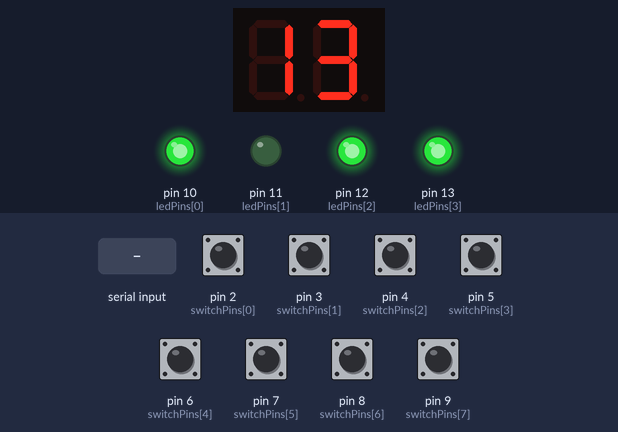
A sketch run on a simulated Arduino Uno, built with avr-gcc and run on an emulated ATmega328P. On the bench: 2-digit seven-segment display, output pins drawn as LEDs (lit = HIGH). Wiring (from diagram.json): 2 × shift register (74HC595): data A0; shift clock A2; latch A1; 2-digit 7-segment display, segments lit when LOW: segments Q0, Q1, Q2, Q3, Q4, Q5, Q6, Q8, Q9, Q10, Q11, Q12, Q13, Q14. Inputs (shaded band) come from the test bench; at power-on: pin 2 (switchPins[0]), pin 3 (switchPins[1]), pin 4 (switchPins[2]), pin 5 (switchPins[3]), pin 6 (switchPins[4]), pin 7 (switchPins[5]), pin 8 (switchPins[6]), pin 9 (switchPins[7]) HIGH. The segment pins are drawn as the display they are named for; pins used as bus, display or sensor lines are not drawn.

Above: at 1.2 s.
1.3 s: pin 2 (switchPins[0]) pulled LOW for 0.15 s
At 1.37 s:
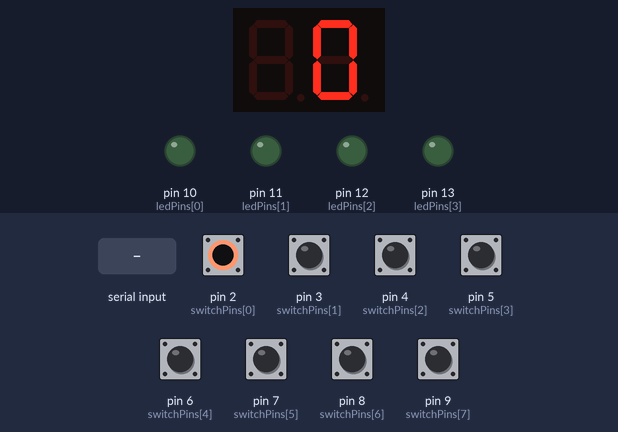
2.9 s: "90,45\n" received over Serial
At 4.0 s:
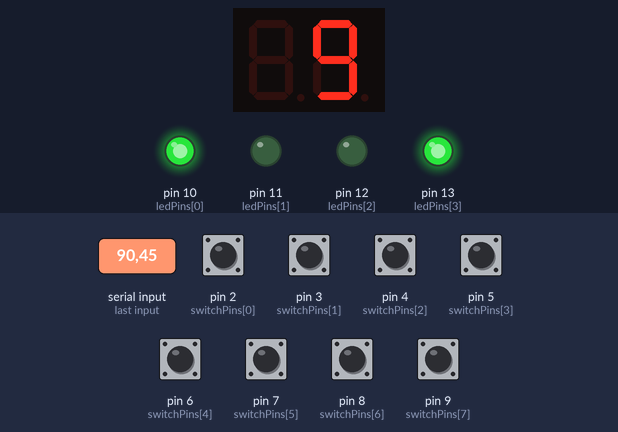
4.4 s: pin 3 (switchPins[1]) pulled LOW for 0.15 s
At 4.48 s:
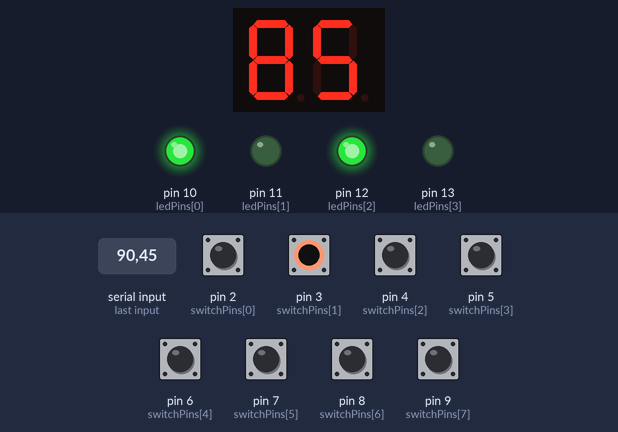
6.0 s: "30,150\n" received over Serial
At 6.4 s:
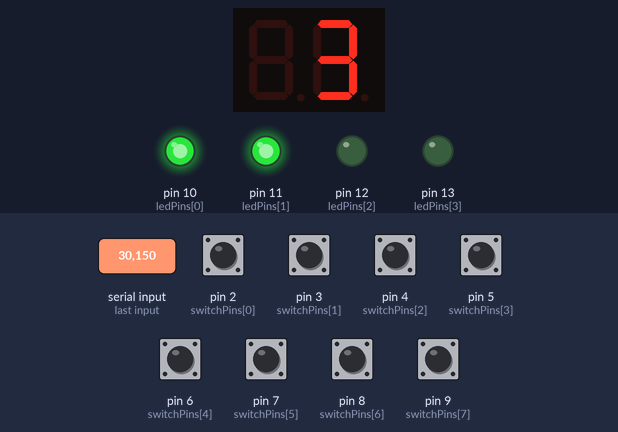
7.5 s: "200\n" received over Serial
At 8.6 s:
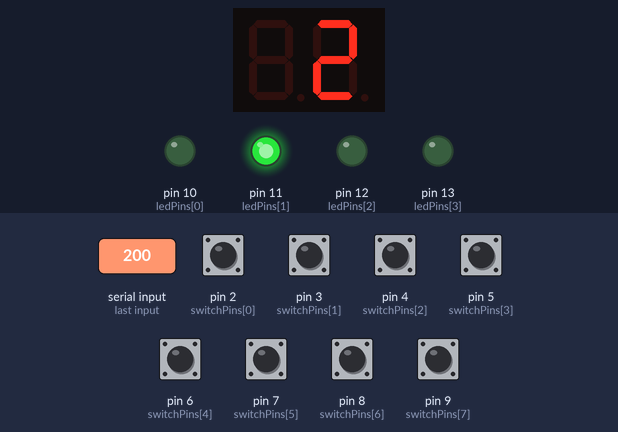
9.0 s: pin 4 (switchPins[2]) pulled LOW for 0.15 s
At 9.07 s:
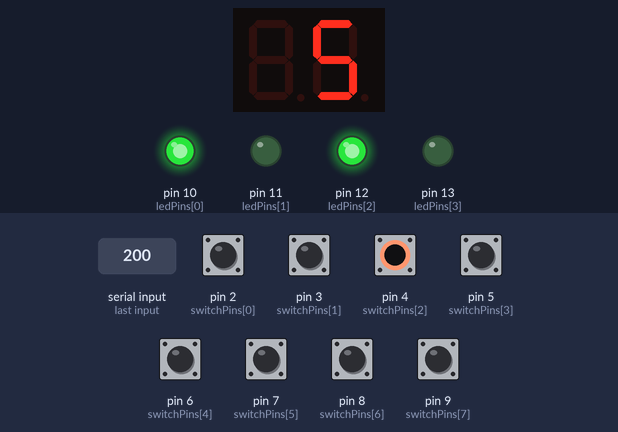
Timing chart, 0 to 11.6 s (numbered marks = the images above; inputs shaded):
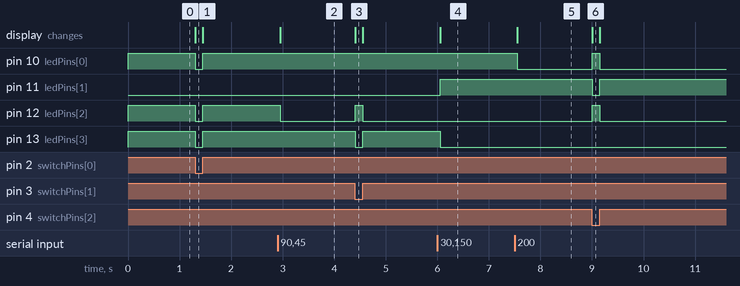

Measured:
- after the input at 1.3 s, pin 10 (ledPins[0]), pin 12 (ledPins[2]), pin 13 (ledPins[3]): HIGH → LOW at once, → HIGH 0.15 s later; the display: changes at once (image 1)
- after the input at 2.9 s, pin 12 (ledPins[2]): HIGH → LOW after 0.06 s; the display: changes after 0.06 s (image 2)
- after the input at 4.4 s, pin 12 (ledPins[2]): LOW → HIGH at once, → LOW 0.15 s later; pin 13 (ledPins[3]): HIGH → LOW at once, → HIGH 0.15 s later; the display: changes at once (image 3)
- after the input at 6.0 s, pin 11 (ledPins[1]): LOW → HIGH after 0.06 s; pin 13 (ledPins[3]): HIGH → LOW after 0.06 s; the display: changes after 0.06 s (image 4)
- after the input at 7.5 s, pin 10 (ledPins[0]): HIGH → LOW after 0.05 s; the display: changes after 0.05 s (image 5)
- after the input at 9.0 s, pin 10 (ledPins[0]), pin 12 (ledPins[2]): LOW → HIGH at once, → LOW 0.15 s later; pin 11 (ledPins[1]): HIGH → LOW at once, → HIGH 0.15 s later; the display: changes at once (image 6)

The sketch:

src.ino
```cpp
#define INPUT_COUNT 8
#define OUTPUT_COUNT 4
#define STATE_COUNT (1 << INPUT_COUNT)

const byte ledCount = OUTPUT_COUNT;
const byte ledPins[] = {10, 11, 12, 13};
const byte switchCount = INPUT_COUNT;
const byte switchPins[] = {2, 3, 4, 5, 6, 7, 8, 9};

byte circuit[STATE_COUNT] = {0b1101}; // sample circuit: 00000000 -> 1101

char buffer[1024];

byte hexToByte(char hex) {
  byte val = hex - '0';
  if (val > 9)
    val = hex - 'a' + 10;
  if (val < 0 || val > 15)
    val = 0b01010101; // error indicator
  return val;
}
const uint8_t digitTable[] = {
  0b11000000,
  0b11111001,
  0b10100100,
  0b10110000,
  0b10011001,
  0b10010010,
  0b10000010,
  0b11111000,
  0b10000000,
  0b10010000,
};
const int LATCH_PIN = A1;  // 74HC595 pin 12
const int DATA_PIN = A0;  // 74HC595pin 14
const int CLOCK_PIN = A2;  // 74HC595 pin 11

void displayNumber(int number) {
  int high = number % 100 / 10;
  int low = number % 10;
  sendNumber(high ? digitTable[high] : 0xff, digitTable[low]);
}

void sendNumber(uint8_t high, uint8_t low) {
  digitalWrite(LATCH_PIN, LOW);
  shiftOut(DATA_PIN, CLOCK_PIN, MSBFIRST, low);
  shiftOut(DATA_PIN, CLOCK_PIN, MSBFIRST, high);
  digitalWrite(LATCH_PIN, HIGH);
}

void setup() {
  Serial.begin(9600);
  Serial.setTimeout(50);
  // initialize the LED pins and switches
  for (byte i = 0; i < switchCount; i++) {
    pinMode(switchPins[i], INPUT_PULLUP);
  }
  for (byte i = 0; i < ledCount; i++) {
    pinMode(ledPins[i], OUTPUT);
  }
  pinMode(LATCH_PIN, OUTPUT);
  pinMode(CLOCK_PIN, OUTPUT);
  pinMode(DATA_PIN, OUTPUT);
}


void loop()
{


  unsigned inputState = getInputState();
  unsigned outputState = getOutputState(inputState);
  displayNumber(outputState);
  for (byte i = 0; i < ledCount; i++) {
    bool s = (outputState >> i) & 1;
    setOutput(i, s);
  }
  if (Serial.readBytes(buffer, STATE_COUNT)) {
    for (unsigned i = 0; i < STATE_COUNT; i++) {
      circuit[i] = hexToByte(buffer[i]);
    }
  }

}

unsigned getInputState() {
  unsigned state = 0;
  for (byte i = 0; i < switchCount; i++) {
    unsigned s = (!digitalRead(switchPins[i])) << i; // inverting input so it looks better
    state |= s;
  }
  return state;
}
unsigned getOutputState(unsigned inputState) {
  return circuit[inputState];
}
void setOutput(byte index, bool value) {
  digitalWrite(ledPins[index], value);
}
```
